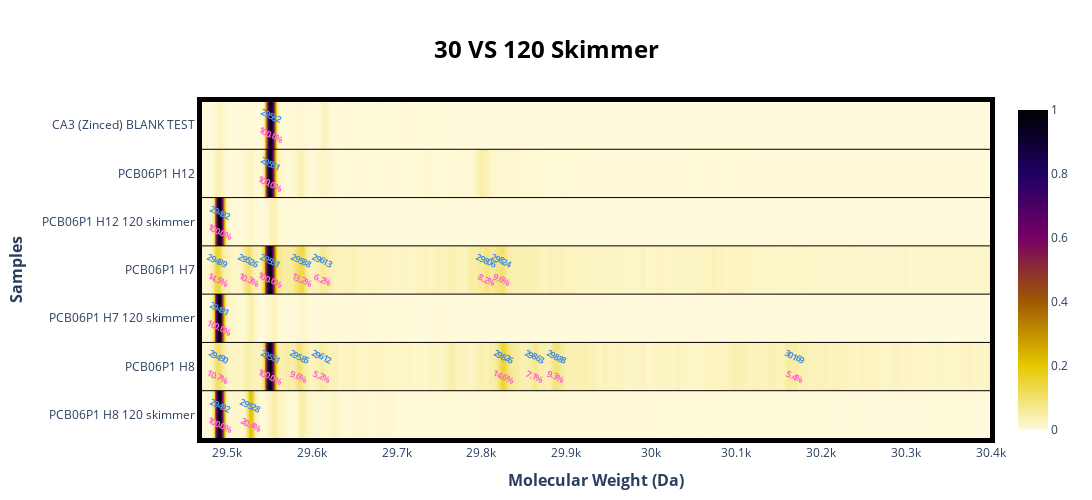

The notebook cell saved with this chart:
### Code cell
ex0125.set_index(['CA3 (Zinced) BLANK TEST',
    'PCB06P1 H12',
    'PCB06P1 H12 120 skimmer',
    'PCB06P1 H7',
    'PCB06P1 H7 120 skimmer',
    'PCB06P1 H8',
    'PCB06P1 H8 120 skimmer'])
ex0125.set_mw_range([29470,30400])
ex0125.pfunction(title='30 VS 120 Skimmer')

### Figure 1 — Plotly figure (JSON) as saved in the notebook; plotly's stock layout.template omitted (floating-point values rounded to 4 significant figures; data arrays with more than 128 entries replaced by an {"elided": "..."} marker saying what was removed)
{"data": [{"coloraxis": "coloraxis", "hovertemplate": "x: %{x}<br>y: %{y}<br>color: %{z}<extra></extra>", "name": "0", "type": "heatmap", "x": {"elided": "931 int values"}, "xaxis": "x", "y": ["CA3 (Zinced) BLANK TEST", "PCB06P1 H12", "PCB06P1 H12 120 skimmer", "PCB06P1 H7", "PCB06P1 H7 120 skimmer", "PCB06P1 H8", "PCB06P1 H8 120 skimmer"], "yaxis": "y", "z": {"elided": "7x931 float values"}}], "layout": {"annotations": [{"font": {"color": "#4A90E2", "size": 9}, "showarrow": false, "text": "<span style='letter-spacing: -1px;'><b>29552</b></span>", "textangle": 25, "x": 29552, "y": -0.2}, {"font": {"color": "#ff66cc", "size": 9}, "showarrow": false, "text": "<span style='letter-spacing: -1px;'><b>100.0%</b></span>", "textangle": 25, "x": 29552, "y": 0.2}, {"font": {"color": "#4A90E2", "size": 9}, "showarrow": false, "text": "<span style='letter-spacing: -1px;'><b>29551</b></span>", "textangle": 25, "x": 29551, "y": 0.8}, {"font": {"color": "#ff66cc", "size": 9}, "showarrow": false, "text": "<span style='letter-spacing: -1px;'><b>100.0%</b></span>", "textangle": 25, "x": 29551, "y": 1.2}, {"font": {"color": "#4A90E2", "size": 9}, "showarrow": false, "text": "<span style='letter-spacing: -1px;'><b>29492</b></span>", "textangle": 25, "x": 29492, "y": 1.8}, {"font": {"color": "#ff66cc", "size": 9}, "showarrow": false, "text": "<span style='letter-spacing: -1px;'><b>100.0%</b></span>", "textangle": 25, "x": 29492, "y": 2.2}, {"font": {"color": "#4A90E2", "size": 9}, "showarrow": false, "text": "<span style='letter-spacing: -1px;'><b>29489</b></span>", "textangle": 25, "x": 29489, "y": 2.8}, {"font": {"color": "#ff66cc", "size": 9}, "showarrow": false, "text": "<span style='letter-spacing: -1px;'><b>14.5%</b></span>", "textangle": 25, "x": 29489, "y": 3.2}, {"font": {"color": "#4A90E2", "size": 9}, "showarrow": false, "text": "<span style='letter-spacing: -1px;'><b>29526</b></span>", "textangle": 25, "x": 29526, "y": 2.8}, {"font": {"color": "#ff66cc", "size": 9}, "showarrow": false, "text": "<span style='letter-spacing: -1px;'><b>10.3%</b></span>", "textangle": 25, "x": 29526, "y": 3.2}, {"font": {"color": "#4A90E2", "size": 9}, "showarrow": false, "text": "<span style='letter-spacing: -1px;'><b>29551</b></span>", "textangle": 25, "x": 29551, "y": 2.8}, {"font": {"color": "#ff66cc", "size": 9}, "showarrow": false, "text": "<span style='letter-spacing: -1px;'><b>100.0%</b></span>", "textangle": 25, "x": 29551, "y": 3.2}, {"font": {"color": "#4A90E2", "size": 9}, "showarrow": false, "text": "<span style='letter-spacing: -1px;'><b>29588</b></span>", "textangle": 25, "x": 29588, "y": 2.8}, {"font": {"color": "#ff66cc", "size": 9}, "showarrow": false, "text": "<span style='letter-spacing: -1px;'><b>13.2%</b></span>", "textangle": 25, "x": 29588, "y": 3.2}, {"font": {"color": "#4A90E2", "size": 9}, "showarrow": false, "text": "<span style='letter-spacing: -1px;'><b>29613</b></span>", "textangle": 25, "x": 29613, "y": 2.8}, {"font": {"color": "#ff66cc", "size": 9}, "showarrow": false, "text": "<span style='letter-spacing: -1px;'><b>6.2%</b></span>", "textangle": 25, "x": 29613, "y": 3.2}, {"font": {"color": "#4A90E2", "size": 9}, "showarrow": false, "text": "<span style='letter-spacing: -1px;'><b>29806</b></span>", "textangle": 25, "x": 29806, "y": 2.8}, {"font": {"color": "#ff66cc", "size": 9}, "showarrow": false, "text": "<span style='letter-spacing: -1px;'><b>8.2%</b></span>", "textangle": 25, "x": 29806, "y": 3.2}, {"font": {"color": "#4A90E2", "size": 9}, "showarrow": false, "text": "<span style='letter-spacing: -1px;'><b>29824</b></span>", "textangle": 25, "x": 29824, "y": 2.8}, {"font": {"color": "#ff66cc", "size": 9}, "showarrow": false, "text": "<span style='letter-spacing: -1px;'><b>9.6%</b></span>", "textangle": 25, "x": 29824, "y": 3.2}, {"font": {"color": "#4A90E2", "size": 9}, "showarrow": false, "text": "<span style='letter-spacing: -1px;'><b>29491</b></span>", "textangle": 25, "x": 29491, "y": 3.8}, {"font": {"color": "#ff66cc", "size": 9}, "showarrow": false, "text": "<span style='letter-spacing: -1px;'><b>100.0%</b></span>", "textangle": 25, "x": 29491, "y": 4.2}, {"font": {"color": "#4A90E2", "size": 9}, "showarrow": false, "text": "<span style='letter-spacing: -1px;'><b>29490</b></span>", "textangle": 25, "x": 29490, "y": 4.8}, {"font": {"color": "#ff66cc", "size": 9}, "showarrow": false, "text": "<span style='letter-spacing: -1px;'><b>10.7%</b></span>", "textangle": 25, "x": 29490, "y": 5.2}, {"font": {"color": "#4A90E2", "size": 9}, "showarrow": false, "text": "<span style='letter-spacing: -1px;'><b>29551</b></span>", "textangle": 25, "x": 29551, "y": 4.8}, {"font": {"color": "#ff66cc", "size": 9}, "showarrow": false, "text": "<span style='letter-spacing: -1px;'><b>100.0%</b></span>", "textangle": 25, "x": 29551, "y": 5.2}, {"font": {"color": "#4A90E2", "size": 9}, "showarrow": false, "text": "<span style='letter-spacing: -1px;'><b>29585</b></span>", "textangle": 25, "x": 29585, "y": 4.8}, {"font": {"color": "#ff66cc", "size": 9}, "showarrow": false, "text": "<span style='letter-spacing: -1px;'><b>9.6%</b></span>", "textangle": 25, "x": 29585, "y": 5.2}, {"font": {"color": "#4A90E2", "size": 9}, "showarrow": false, "text": "<span style='letter-spacing: -1px;'><b>29612</b></span>", "textangle": 25, "x": 29612, "y": 4.8}, {"font": {"color": "#ff66cc", "size": 9}, "showarrow": false, "text": "<span style='letter-spacing: -1px;'><b>5.2%</b></span>", "textangle": 25, "x": 29612, "y": 5.2}, {"font": {"color": "#4A90E2", "size": 9}, "showarrow": false, "text": "<span style='letter-spacing: -1px;'><b>29826</b></span>", "textangle": 25, "x": 29826, "y": 4.8}, {"font": {"color": "#ff66cc", "size": 9}, "showarrow": false, "text": "<span style='letter-spacing: -1px;'><b>14.6%</b></span>", "textangle": 25, "x": 29826, "y": 5.2}, {"font": {"color": "#4A90E2", "size": 9}, "showarrow": false, "text": "<span style='letter-spacing: -1px;'><b>29863</b></span>", "textangle": 25, "x": 29863, "y": 4.8}, {"font": {"color": "#ff66cc", "size": 9}, "showarrow": false, "text": "<span style='letter-spacing: -1px;'><b>7.1%</b></span>", "textangle": 25, "x": 29863, "y": 5.2}, {"font": {"color": "#4A90E2", "size": 9}, "showarrow": false, "text": "<span style='letter-spacing: -1px;'><b>29888</b></span>", "textangle": 25, "x": 29888, "y": 4.8}, {"font": {"color": "#ff66cc", "size": 9}, "showarrow": false, "text": "<span style='letter-spacing: -1px;'><b>9.3%</b></span>", "textangle": 25, "x": 29888, "y": 5.2}, {"font": {"color": "#4A90E2", "size": 9}, "showarrow": false, "text": "<span style='letter-spacing: -1px;'><b>30169</b></span>", "textangle": 25, "x": 30169, "y": 4.8}, {"font": {"color": "#ff66cc", "size": 9}, "showarrow": false, "text": "<span style='letter-spacing: -1px;'><b>5.4%</b></span>", "textangle": 25, "x": 30169, "y": 5.2}, {"font": {"color": "#4A90E2", "size": 9}, "showarrow": false, "text": "<span style='letter-spacing: -1px;'><b>29492</b></span>", "textangle": 25, "x": 29492, "y": 5.8}, {"font": {"color": "#ff66cc", "size": 9}, "showarrow": false, "text": "<span style='letter-spacing: -1px;'><b>100.0%</b></span>", "textangle": 25, "x": 29492, "y": 6.2}, {"font": {"color": "#4A90E2", "size": 9}, "showarrow": false, "text": "<span style='letter-spacing: -1px;'><b>29528</b></span>", "textangle": 25, "x": 29528, "y": 5.8}, {"font": {"color": "#ff66cc", "size": 9}, "showarrow": false, "text": "<span style='letter-spacing: -1px;'><b>20.4%</b></span>", "textangle": 25, "x": 29528, "y": 6.2}], "coloraxis": {"colorscale": [[0, "rgb(255,250,220)"], [0.2, "rgb(230,200,0)"], [0.4, "rgb(160,90,0)"], [0.6, "rgb(120,0,100)"], [0.8, "rgb(30,0,100)"], [1, "rgb(0, 0, 0)"]]}, "height": 500, "margin": {"b": 50, "l": 200, "r": 100, "t": 100}, "shapes": [{"fillcolor": "rgba(0, 0, 0, 0)", "line": {"color": "black", "width": 2}, "type": "rect", "x0": 29470.0, "x1": 30400.0, "y0": -0.5, "y1": 6.5}, {"line": {"color": "black", "width": 1}, "type": "line", "x0": 29470.0, "x1": 30400.0, "y0": 0.5, "y1": 0.5}, {"line": {"color": "black", "width": 1}, "type": "line", "x0": 29470.0, "x1": 30400.0, "y0": 1.5, "y1": 1.5}, {"line": {"color": "black", "width": 1}, "type": "line", "x0": 29470.0, "x1": 30400.0, "y0": 2.5, "y1": 2.5}, {"line": {"color": "black", "width": 1}, "type": "line", "x0": 29470.0, "x1": 30400.0, "y0": 3.5, "y1": 3.5}, {"line": {"color": "black", "width": 1}, "type": "line", "x0": 29470.0, "x1": 30400.0, "y0": 4.5, "y1": 4.5}, {"line": {"color": "black", "width": 1}, "type": "line", "x0": 29470.0, "x1": 30400.0, "y0": 5.5, "y1": 5.5}], "title": {"font": {"color": "black", "size": 24}, "text": "<b>30 VS 120 Skimmer</b>", "x": 0.5, "xanchor": "center", "y": 0.9, "yanchor": "middle"}, "width": 1200, "xaxis": {"anchor": "y", "autorange": true, "constrain": "domain", "domain": [0, 1], "linecolor": "black", "linewidth": 3, "mirror": true, "range": [29470.0, 30400.0], "scaleanchor": "y", "showline": true, "title": {"font": {"size": 16}, "text": "<b>Molecular Weight (Da)</b>"}, "type": "linear"}, "yaxis": {"anchor": "x", "autorange": true, "constrain": "domain", "domain": [0, 1], "linecolor": "black", "linewidth": 3, "mirror": true, "range": [6.521, -0.5206], "showline": true, "title": {"font": {"size": 16}, "text": "<b>Samples</b>"}, "type": "category"}}}
